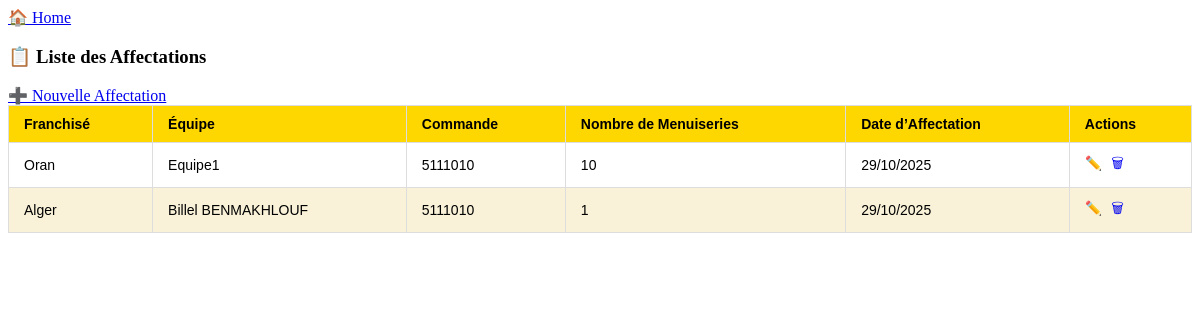
The app's page /equipes/affectations/ with its own data.
### equipes/models.py (models this page shows, shortened)
class Affectation(models.Model):
    id = models.AutoField(primary_key=True)
    franchise = models.CharField(
        max_length=100,
        choices=FRANCHISES,
        default='Trari'
    )
    equipes = models.ForeignKey(Equipes, on_delete=models.CASCADE)
    commande = models.CharField(max_length=100)  # Champ à saisir
    nombre_menuiseries = models.PositiveIntegerField(default=0)
    date_affectation = models.DateField(default=timezone.now)

class Equipes(models.Model):
    franchise = models.CharField(
        max_length=100,
        choices=FRANCHISES,
        default='Trari'
    )
    nom = models.CharField(max_length=100)
    chef_equipe = models.CharField(max_length=100)
    nombre_poseurs = models.PositiveIntegerField()
    telephone = models.CharField(max_length=20, blank=True, null=True)

### equipes/views.py (the view)
# urls.py: path('affectations/', views.liste_affectations, name='liste_affectations'),
def liste_affectations(request):
    affectations = Affectation.objects.select_related('equipes').all()
    return render(request, 'equipes/liste_affectations.html', {'affectations': affectations})

### equipes/templates/equipes/liste_affectations.html (shortened to what this page needs)
{% load static %}
{% block content %}
<div class="container mt-4">
    <a href="{% url 'dashboard' %}" class="btn btn-secondary mb-3">🏠 Home</a>
    <h3 class="mb-4">📋 Liste des Affectations</h3>
    <a href="{% url 'ajouter_affectation' %}" class="btn btn-primary mb-4">➕ Nouvelle Affectation</a>
    <table class="styled-table">
        <thead>
            <tr>
                <th>Franchisé</th>
                <th>Équipe</th>
                <th>Commande</th>
                <th>Nombre de Menuiseries</th>
                <th>Date d’Affectation</th>
                <th>Actions</th>
            </tr>
        </thead>
        <tbody>
            {% for aff in affectations %}
            <tr>
                <td>{{ aff.franchise }}</td>
                <td>{{ aff.equipes.nom }}</td>
                <td>{{ aff.commande }}</td>
                <td>{{ aff.nombre_menuiseries }}</td>
                <td>{{ aff.date_affectation|date:"d/m/Y" }}</td>
                 <td>
                    <a href="{% url 'modifier_equipe' aff.id %}" class="btn btn-sm btn-primary">✏️</a>
                    <a href="{% url 'supprimer_equipe' aff.id %}" class="btn btn-sm btn-danger" onclick="return confirm('Supprimer cette affectation ?')">🗑</a>
                </td>
            </tr>
            {% empty %}
            <tr>
                <td colspan="5" class="text-center">Aucune affectation trouvée.</td>
            </tr>
            {% endfor %}
        </tbody>
    </table>
</div>
{% endblock %}

### equipes/templates/equipes/liste_affectations.html (style rules this page uses)
.styled-table { width: 100%; border-collapse: collapse; font-family: Arial, sans-serif; font-size: 14px; }
.styled-table thead tr { background-color: #FFD700; color: #000000; text-align: left; }
.styled-table th, .styled-table td { padding: 10px 15px; border: 1px solid #ddd; }
.styled-table tbody tr:nth-child(even) { background-color: #f9f2d9; }
.styled-table tbody td a { margin-right: 5px; text-decoration: none; }

### records on screen
Affectation: franchise "Oran", equipes.nom "Equipe1", commande "5111010", nombre_menuiseries "10", date_affectation "29/10/2025"
Affectation: franchise "Alger", equipes.nom "Billel BENMAKHLOUF", commande "5111010", nombre_menuiseries "1", date_affectation "29/10/2025"
